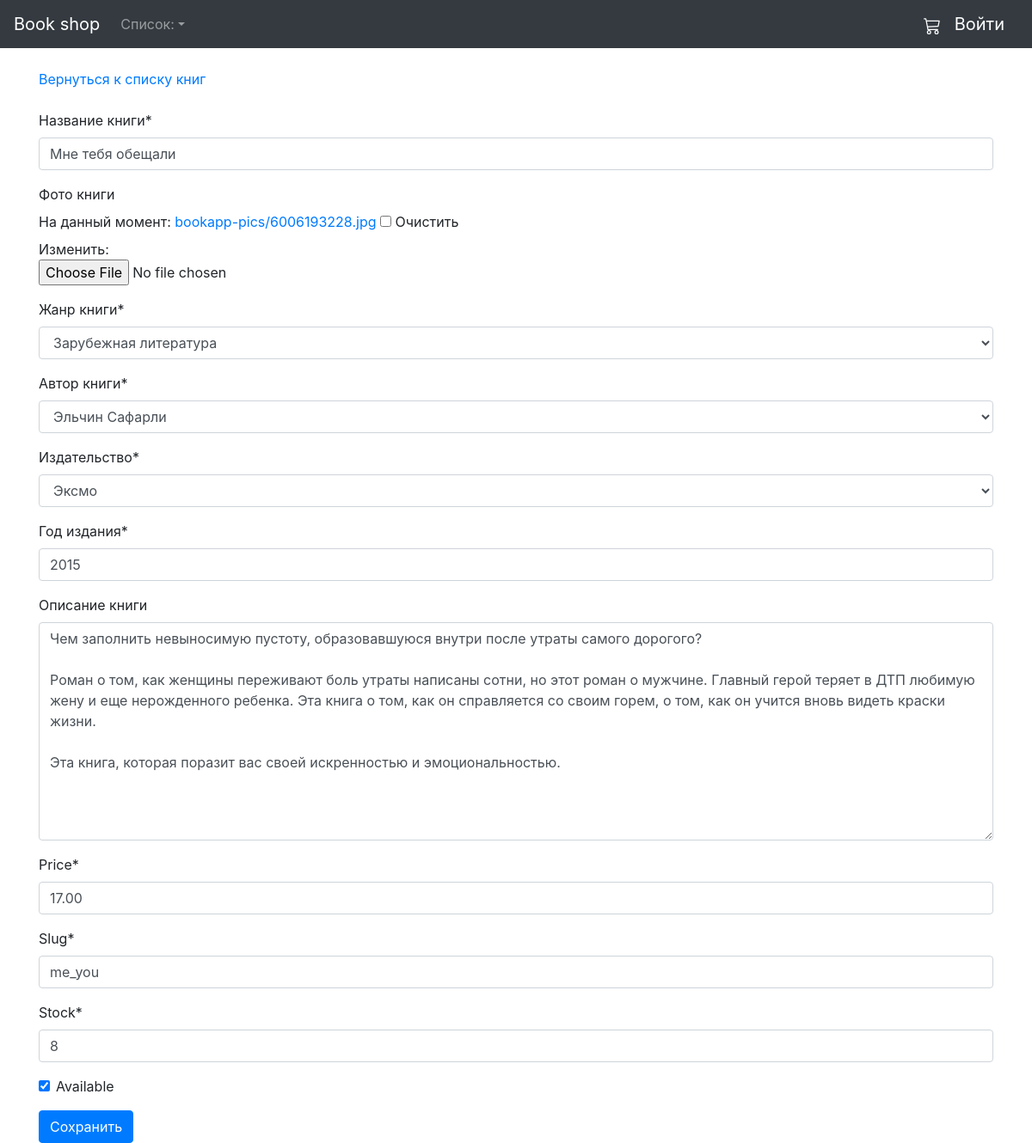
The page /book/update-bookapp/1 on the database its author committed.
### book/models.py (models this page shows, shortened)
class BookApp(models.Model):
    name = models.CharField(
        verbose_name='Название книги',
        max_length=50
    )
    image = models.ImageField(
        verbose_name='Фото книги',
        upload_to='bookapp-pics',
        null=True,
        blank=True
    )
    genre = models.ForeignKey(
        Genre, on_delete=models.PROTECT,
        verbose_name='Жанр книги',
        related_name='all_book'
    )
    authors = models.ForeignKey(
        Authors, on_delete=models.PROTECT,
        verbose_name='Автор книги',
        related_name='all_book'
    )
    publisher = models.ForeignKey(
        Publisher, on_delete=models.PROTECT,
        verbose_name='Издательство',
        related_name='all_book'
    )
    year = models.IntegerField(
        verbose_name='Год издания',
        max_length=4
    )
    description = models.TextField(
        verbose_name='Описание книги',
        null=True,
        blank=True
    )
    price = models.DecimalField(
        max_digits=10,
        decimal_places=2
    )
    slug = models.SlugField(max_length=200, db_index=True)
    stock = models.PositiveIntegerField()
    available = models.BooleanField(default=True)
    created = models.DateTimeField(
        verbose_name="Создано",
        auto_now=False,
        auto_now_add=True
    )
    updated = models.DateTimeField(
        verbose_name="Изменено",
        auto_now=True,
        auto_now_add=False
    )

### testgenre/models.py (models this page shows)
class Genre(models.Model):
    name = models.CharField(
        verbose_name='Название жанра',
        max_length=50
    )
    description = models.TextField(
        verbose_name='Описание жанра',
        null=True,
        blank=True
    )
    created = models.DateTimeField(
        verbose_name="Создано",
        auto_now=False,
        auto_now_add=True
    )
    updated = models.DateTimeField(
        verbose_name="Изменено",
        auto_now=True,
        auto_now_add=False
    )
    def __str__(self):
        return self.name

### authors/models.py (models this page shows)
class Authors(models.Model):
    name = models.CharField(
        verbose_name='ФИО автора',
        max_length=50
    )
    description = models.TextField(
        verbose_name='Биография',
        null=True,
        blank=True
    )
    def __str__(self):
        return self.name

### book/views.py (the view)
# urls.py: path('update-bookapp/<int:pk>', views.UpdateBookApp.as_view(), name="update"),
class UpdateBookApp(UpdateView):
    model = BookApp
    form_class = CreateBookAppForm
    template_name = 'bookapp/update-bookapp.html'
    success_url = reverse_lazy('bookapp:list')

### book/forms.py
class CreateBookAppForm(forms.ModelForm):
    class Meta:
        model = BookApp
        fields = (
            'name',
            'image',
            'genre',
            'authors',
            'publisher',
            'year',
            'description',
            'price',
            'slug',
            'stock',
            'available',
        )

### publisher/models.py (called while the page is built)
    def __str__(self):
        return self.name

### book/templates/bookapp/update-bookapp.html (shortened to what this page needs)
{% extends 'templates/base.html' %}
{% load static %}
{% load crispy_forms_tags %}
{%block body%}
    <a href="{% url 'bookapp:list' %}" >Вернуться к списку книг</a>
    <br>
    <br>
    <form action="" method="post">
        {{form|crispy}}
        <input type="submit" class="btn btn-primary" value="Сохранить">
    </form>
{%endblock body%}

### static/css/starter-template.css (style rules this page uses)
body { padding-top: 5rem; }

### rows shown on the page
BookApp: name "Мне тебя обещали", genre "Зарубежная литература", authors "Эльчин Сафарли", publisher "Эксмо", year "2015", description "Чем заполнить невыносимую пустоту, образовавшуюся внутри после утраты самого дорогого? Роман о том, как женщины переживают боль утраты написаны сотни, но этот роман о мужчине. Главный герой теряет в ДТП любимую жену и еще нерожденного ребенка. Эта книга о том, как он справляется со своим горем, о том, как он учится вновь видеть краски жизни. Эта книга, которая поразит вас своей искренностью и эмоциональностью.", price "17.00", slug "me_you", stock "8", available "☑"
